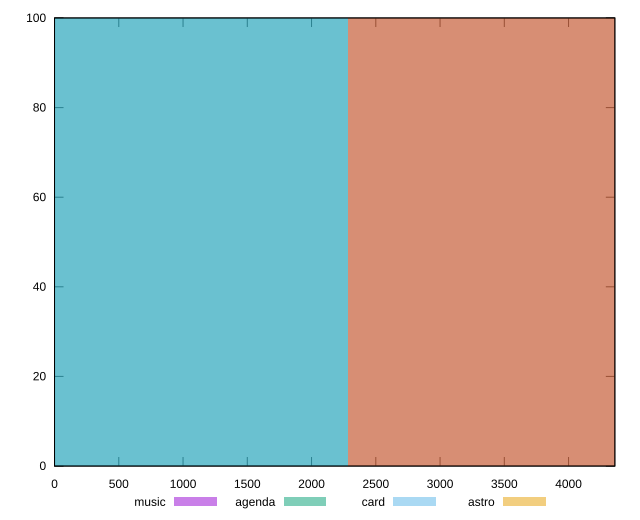

The gnuplot source for this figure:
reset

$music <<EOF
4561.533777768428 100
EOF

$agenda <<EOF
0 100
EOF

$card <<EOF
0 100
EOF

$astro <<EOF
4561.533777768428 100
EOF

set key outside below
set boxwidth 4561.533777768428
set xrange [0:4360]
set yrange [0:100]
set trange [0:100]
set style fill transparent solid 0.5 noborder
set terminal svg size 640, 520 enhanced background rgb 'white'
set output "reports/report_00031_2021-02-24T23-18-18.084Z/unused-javascript/comparison/histogram/all_raw.svg"

plot $music title "music" with boxes, \
     $agenda title "agenda" with boxes, \
     $card title "card" with boxes, \
     $astro title "astro" with boxes

reset
